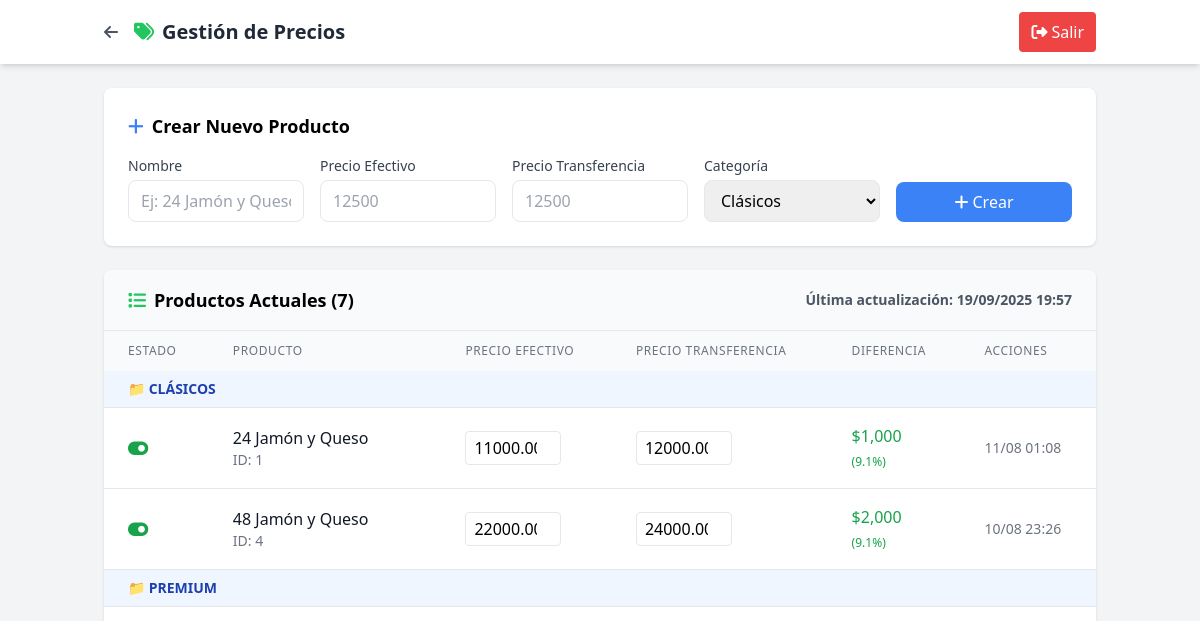
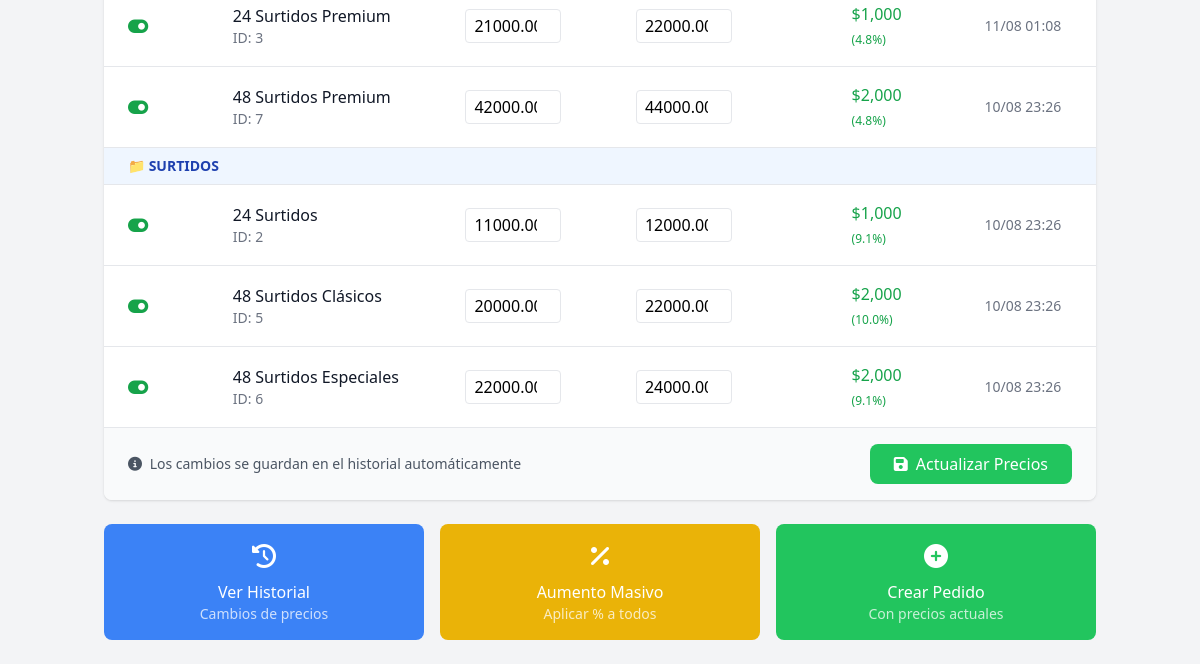
Before: /admin/modules/productos/index.php (signed in) with the older database file (2 pictures, top to bottom).
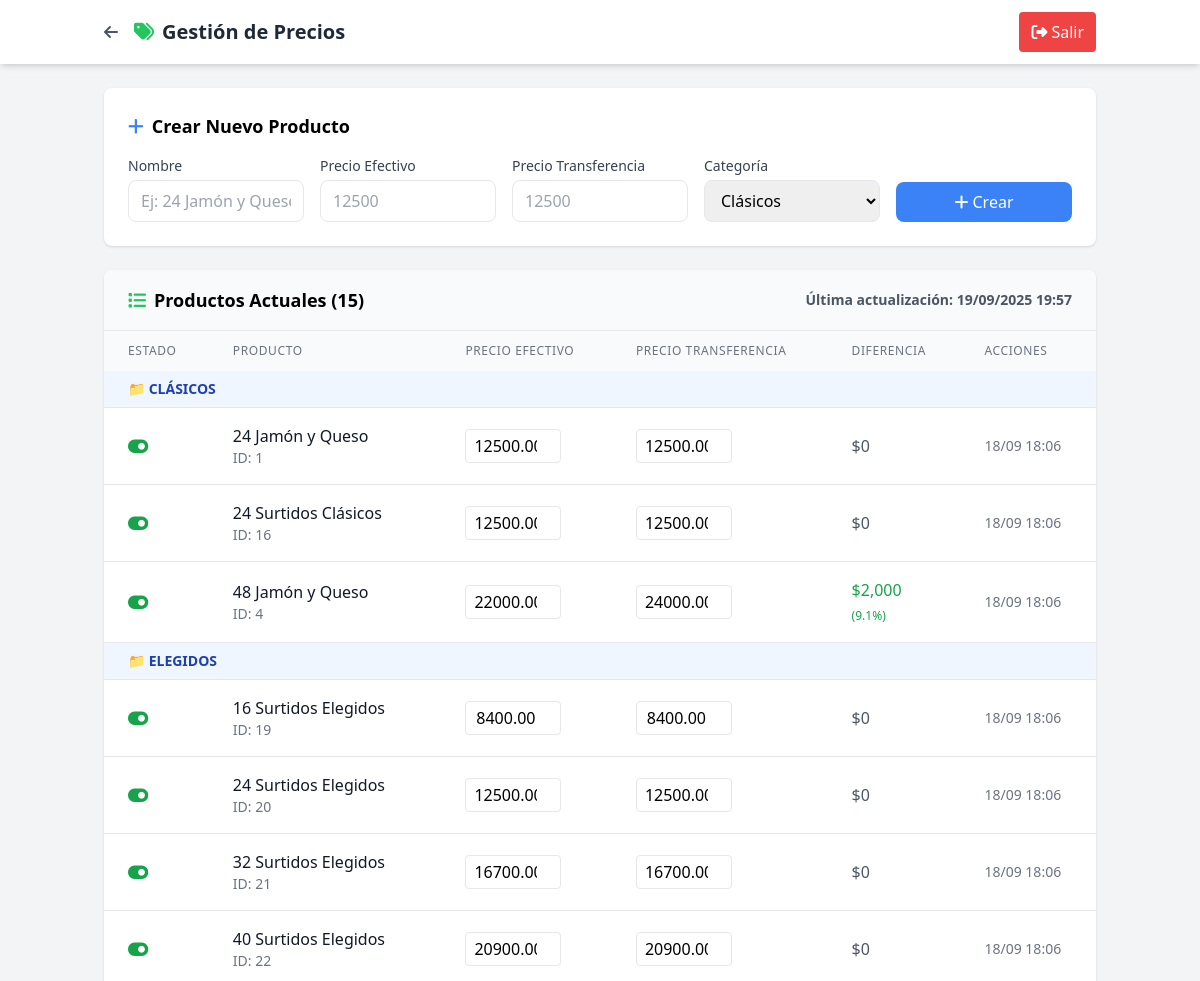
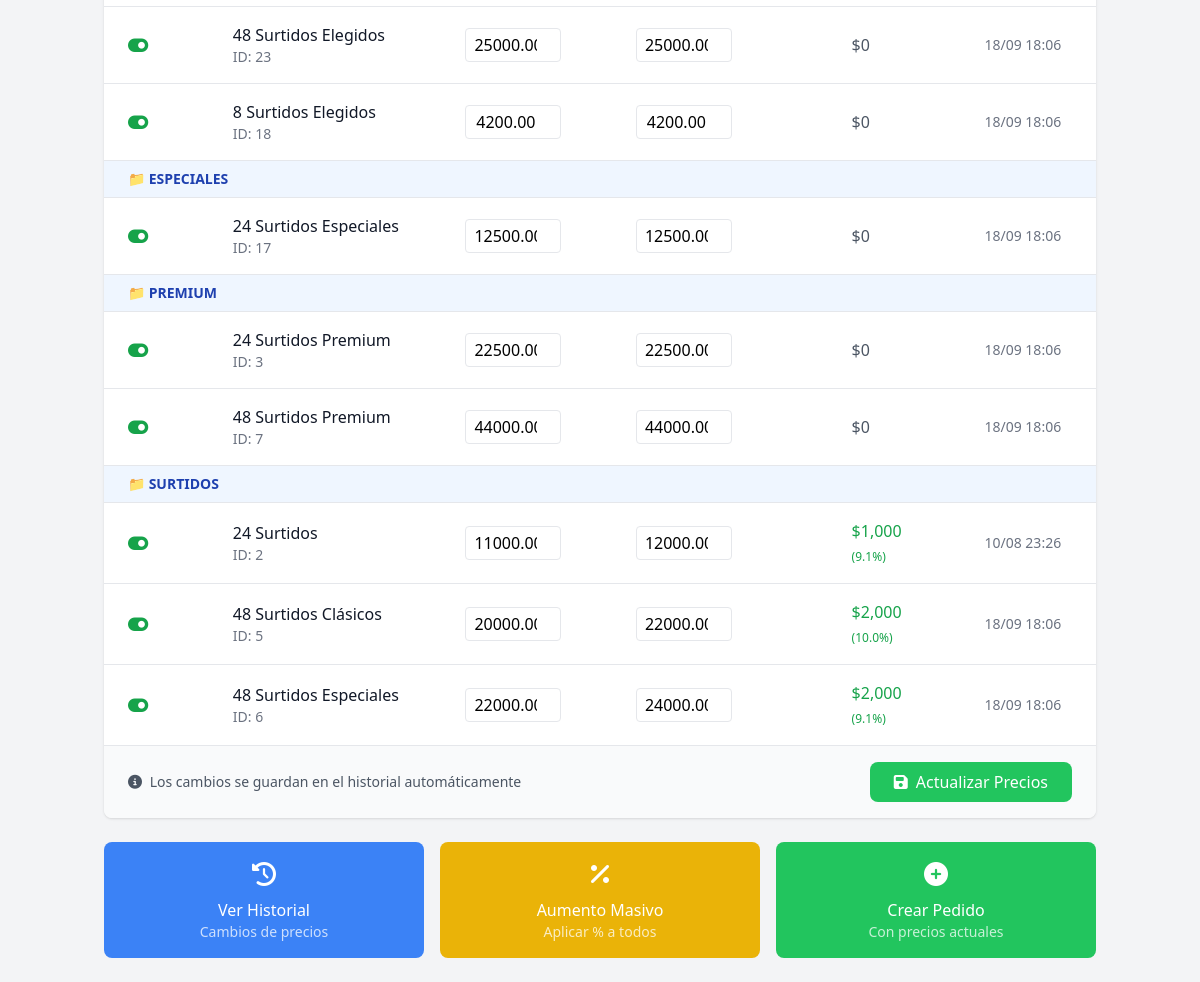
After: the same page with the newer database file (2 pictures, top to bottom).
### tables this page shows
CREATE TABLE `productos` (
  `id` int(11) NOT NULL,
  `nombre` varchar(100) NOT NULL,
  `precio_efectivo` decimal(10,2) NOT NULL,
  `precio_transferencia` decimal(10,2) NOT NULL,
  `activo` tinyint(1) DEFAULT 1,
  `categoria` varchar(50) DEFAULT 'Standard',
  `descripcion` text DEFAULT NULL,
  `imagen_url` varchar(255) DEFAULT NULL,
  `orden_mostrar` int(11) DEFAULT 0,
  `updated_by` varchar(100) DEFAULT NULL,
  `created_at` timestamp NULL DEFAULT current_timestamp(),
  `updated_at` timestamp NULL DEFAULT current_timestamp() ON UPDATE current_timestamp()
);

### admin/modules/productos/index.php (the view, shortened to what this page needs)
<?php
$pdo = getConnection();
$productos = $pdo->query("
    SELECT id, nombre, precio_efectivo, precio_transferencia, categoria, activo, updated_at
    FROM productos
    ORDER BY categoria, nombre
")->fetchAll();
?>
<!DOCTYPE html>
<html lang="es">
<head>
    <script src="https://cdn.tailwindcss.com"></script>
    <link rel="stylesheet" href="https://cdnjs.cloudflare.com/ajax/libs/font-awesome/6.4.0/css/all.min.css">
</head>
<body class="bg-gray-100">
    <header class="bg-white shadow-md">
        <div class="container mx-auto px-4 py-3 flex justify-between items-center">
            <div class="flex items-center">
                <a href="../../" class="text-gray-600 hover:text-gray-800 mr-4">
                    <i class="fas fa-arrow-left"></i>
                </a>
                <h1 class="text-xl font-bold text-gray-800">
                    <i class="fas fa-tags text-green-500 mr-2"></i>Gestión de Precios
                </h1>
            </div>
            <a href="../../logout.php" class="bg-red-500 hover:bg-red-600 text-white px-3 py-2 rounded">
                <i class="fas fa-sign-out-alt mr-1"></i>Salir
            </a>
        </div>
    </header>
    <main class="container mx-auto px-4 py-6">
        <div class="bg-white rounded-lg shadow p-6 mb-6">
            <h3 class="text-lg font-semibold mb-4">
                <i class="fas fa-plus text-blue-500 mr-2"></i>Crear Nuevo Producto
            </h3>
            <form method="POST" class="grid grid-cols-1 md:grid-cols-5 gap-4">
                <div>
                    <label class="block text-sm font-medium text-gray-700 mb-1">Nombre</label>
                    <input type="text" name="nombre_nuevo" required
                           placeholder="Ej: 24 Jamón y Queso"
                           class="w-full px-3 py-2 border rounded-lg focus:ring-2 focus:ring-blue-500">
                </div>
                <div>
                    <label class="block text-sm font-medium text-gray-700 mb-1">Precio Efectivo</label>
                    <input type="number" name="precio_efectivo_nuevo" required min="0" step="0.01"
                           placeholder="12500"
                           class="w-full px-3 py-2 border rounded-lg focus:ring-2 focus:ring-blue-500">
                </div>
                <div>
                    <label class="block text-sm font-medium text-gray-700 mb-1">Precio Transferencia</label>
                    <input type="number" name="precio_transferencia_nuevo" required min="0" step="0.01"
                           placeholder="12500"
                           class="w-full px-3 py-2 border rounded-lg focus:ring-2 focus:ring-blue-500">
                </div>
                <div>
                    <label class="block text-sm font-medium text-gray-700 mb-1">Categoría</label>
                    <select name="categoria_nueva" class="w-full px-3 py-2 border rounded-lg focus:ring-2 focus:ring-blue-500">
                        <option value="Clásicos">Clásicos</option>
                    </select>
                </div>
                <div class="flex items-end">
                    <button type="submit" name="crear_producto"
                            class="w-full bg-blue-500 hover:bg-blue-600 text-white px-4 py-2 rounded-lg font-medium">
                        <i class="fas fa-plus mr-1"></i>Crear
                    </button>
                </div>
            </form>
        </div>
        <div class="bg-white rounded-lg shadow overflow-hidden">
            <div class="bg-gray-50 px-6 py-4 border-b">
                <h3 class="text-lg font-semibold flex items-center justify-between">
                    <span><i class="fas fa-list text-green-500 mr-2"></i>Productos Actuales (<?= count($productos) ?>)</span>
                    <span class="text-sm text-gray-600">Última actualización: <?= date('d/m/Y H:i') ?></span>
                </h3>
            </div>
            <form method="POST" id="formActualizacion">
                <div class="overflow-x-auto">
                    <table class="min-w-full">
                        <thead class="bg-gray-50">
                            <tr>
                                <th class="px-6 py-3 text-left text-xs font-medium text-gray-500 uppercase tracking-wider">Estado</th>
                                <th class="px-6 py-3 text-left text-xs font-medium text-gray-500 uppercase tracking-wider">Producto</th>
                                <th class="px-6 py-3 text-left text-xs font-medium text-gray-500 uppercase tracking-wider">Precio Efectivo</th>
                                <th class="px-6 py-3 text-left text-xs font-medium text-gray-500 uppercase tracking-wider">Precio Transferencia</th>
                                <th class="px-6 py-3 text-left text-xs font-medium text-gray-500 uppercase tracking-wider">Diferencia</th>
                                <th class="px-6 py-3 text-left text-xs font-medium text-gray-500 uppercase tracking-wider">Acciones</th>
                            </tr>
                        </thead>
                        <tbody class="bg-white divide-y divide-gray-200">
                            <?php
                            $categoria_actual = '';
                            foreach ($productos as $producto):
                                $diferencia = $producto['precio_transferencia'] - $producto['precio_efectivo'];
                                $porcentaje_diferencia = $producto['precio_efectivo'] > 0 ? ($diferencia / $producto['precio_efectivo']) * 100 : 0;
                                if ($categoria_actual !== $producto['categoria']):
                                    $categoria_actual = $producto['categoria'];
                            ?>
                                <tr class="bg-blue-50">
                                    <td colspan="6" class="px-6 py-2 text-sm font-semibold text-blue-800 uppercase">
                                        📁 <?= htmlspecialchars($categoria_actual ?: 'Sin categoría') ?>
                                    </td>
                                </tr>
                            <?php endif; ?>
                            <tr class="<?= $producto['activo'] ? 'hover:bg-gray-50' : 'bg-gray-100 opacity-75' ?>">
                                <td class="px-6 py-4 whitespace-nowrap">
                                    <form method="POST" class="inline">
                                        <button type="submit" name="toggle_activo"
                                                class="<?= $producto['activo'] ? 'text-green-600 hover:text-red-600' : 'text-red-600 hover:text-green-600' ?> text-lg"
                                                title="<?= $producto['activo'] ? 'Desactivar' : 'Activar' ?>">
                                            <i class="fas <?= $producto['activo'] ? 'fa-toggle-on' : 'fa-toggle-off' ?>"></i>
                                        </button>
                                    </form>
                                </td>
                                <td class="px-6 py-4">
                                    <div class="font-medium text-gray-900"><?= htmlspecialchars($producto['nombre']) ?></div>
                                    <div class="text-sm text-gray-500">ID: <?= $producto['id'] ?></div>
                                </td>
                                <td class="px-6 py-4 whitespace-nowrap">
                                    <input type="number"
                                           name="productos[<?= $producto['id'] ?>][precio_efectivo]"
                                           value="<?= $producto['precio_efectivo'] ?>"
                                           min="0" step="0.01"
                                           class="w-24 px-2 py-1 border rounded text-center focus:ring-2 focus:ring-green-500"
                                           <?= $producto['activo'] ? '' : 'disabled' ?>>
                                </td>
                                <td class="px-6 py-4 whitespace-nowrap">
                                    <input type="number"
                                           name="productos[<?= $producto['id'] ?>][precio_transferencia]"
                                           value="<?= $producto['precio_transferencia'] ?>"
                                           min="0" step="0.01"
                                           class="w-24 px-2 py-1 border rounded text-center focus:ring-2 focus:ring-green-500"
                                           <?= $producto['activo'] ? '' : 'disabled' ?>>
                                </td>
                                <td class="px-6 py-4 whitespace-nowrap">
                                    <span class="<?= $diferencia > 0 ? 'text-green-600' : ($diferencia < 0 ? 'text-red-600' : 'text-gray-600') ?>">
                                        $<?= number_format(abs($diferencia)) ?>
                                        <?php if ($porcentaje_diferencia != 0): ?>
                                            <br><span class="text-xs">(<?= number_format($porcentaje_diferencia, 1) ?>%)</span>
                                        <?php endif; ?>
                                    </span>
                                </td>
                                <td class="px-6 py-4 whitespace-nowrap text-sm">
                                    <span class="text-gray-500">
                                        <?= date('d/m H:i', strtotime($producto['updated_at'])) ?>
                                    </span>
                                </td>
                            </tr>
                            <?php endforeach; ?>
                        </tbody>
                    </table>
                </div>
                <div class="bg-gray-50 px-6 py-4 border-t">
                    <div class="flex justify-between items-center">
                        <div class="text-sm text-gray-600">
                            <i class="fas fa-info-circle mr-1"></i>
                            Los cambios se guardan en el historial automáticamente
                        </div>
                        <button type="submit" name="actualizar_masivo"
                                class="bg-green-500 hover:bg-green-600 text-white px-6 py-2 rounded-lg font-medium"
                                onclick="return confirm('¿Actualizar todos los precios modificados?')">
                            <i class="fas fa-save mr-2"></i>Actualizar Precios
                        </button>
                    </div>
                </div>
            </form>
        </div>
        <div class="mt-6 grid grid-cols-1 md:grid-cols-3 gap-4">
            <a href="historial.php" class="bg-blue-500 hover:bg-blue-600 text-white p-4 rounded-lg text-center">
                <i class="fas fa-history text-2xl mb-2"></i>
                <div class="font-medium">Ver Historial</div>
                <div class="text-sm opacity-75">Cambios de precios</div>
            </a>
            <button onclick="aplicarAumentoMasivo()"
                    class="bg-yellow-500 hover:bg-yellow-600 text-white p-4 rounded-lg text-center">
                <i class="fas fa-percentage text-2xl mb-2"></i>
                <div class="font-medium">Aumento Masivo</div>
                <div class="text-sm opacity-75">Aplicar % a todos</div>
            </button>
            <a href="../pedidos/crear_pedido.php" class="bg-green-500 hover:bg-green-600 text-white p-4 rounded-lg text-center">
                <i class="fas fa-plus-circle text-2xl mb-2"></i>
                <div class="font-medium">Crear Pedido</div>
                <div class="text-sm opacity-75">Con precios actuales</div>
            </a>
        </div>
    </main>
</body>
</html>

Changed rows visible on the page:
changed productos "24 Jamón y Queso": precio_efectivo "11000.00" → "12500.00"; id+precio_transferencia+activo "12000.00" → "12500.00"; precio_transferencia 12000 → 12500 (drawn); abs($diferencia) "1,000" → "0"; updated_at "11/08 01:08" → "18/09 18:06"; porcentaje_diferencia "9.1" → (not shown)
added productos: nombre "24 Surtidos Clásicos", id "16", precio_efectivo "12500.00", id+precio_transferencia+activo "12500.00", abs($diferencia) "0", updated_at "18/09 18:06"
changed productos "48 Jamón y Queso": updated_at "10/08 23:26" → "18/09 18:06"
added productos: categoria "ELEGIDOS", nombre "16 Surtidos Elegidos", id "19", precio_efectivo "8400.00", id+precio_transferencia+activo "8400.00", abs($diferencia) "0", updated_at "18/09 18:06"
added productos: nombre "24 Surtidos Elegidos", id "20", precio_efectivo "12500.00", id+precio_transferencia+activo "12500.00", abs($diferencia) "0", updated_at "18/09 18:06"
added productos: nombre "32 Surtidos Elegidos", id "21", precio_efectivo "16700.00", id+precio_transferencia+activo "16700.00", abs($diferencia) "0", updated_at "18/09 18:06"
added productos: nombre "40 Surtidos Elegidos", id "22", precio_efectivo "20900.00", id+precio_transferencia+activo "20900.00", abs($diferencia) "0", updated_at "18/09 18:06"
added productos: nombre "48 Surtidos Elegidos", id "23", precio_efectivo "25000.00", id+precio_transferencia+activo "25000.00", abs($diferencia) "0", updated_at "18/09 18:06"
added productos: nombre "8 Surtidos Elegidos", id "18", precio_efectivo "4200.00", id+precio_transferencia+activo "4200.00", abs($diferencia) "0", updated_at "18/09 18:06"
added productos: categoria "ESPECIALES", nombre "24 Surtidos Especiales", id "17", precio_efectivo "12500.00", id+precio_transferencia+activo "12500.00", abs($diferencia) "0", updated_at "18/09 18:06"
changed productos "24 Surtidos Premium": precio_efectivo "21000.00" → "22500.00"; id+precio_transferencia+activo "22000.00" → "22500.00"; precio_transferencia 22000 → 22500 (drawn); abs($diferencia) "1,000" → "0"; updated_at "11/08 01:08" → "18/09 18:06"; porcentaje_diferencia "4.8" → (not shown)
changed productos "48 Surtidos Premium": precio_efectivo "42000.00" → "44000.00"; abs($diferencia) "2,000" → "0"; updated_at "10/08 23:26" → "18/09 18:06"; porcentaje_diferencia "4.8" → (not shown)
changed productos "48 Surtidos Clásicos": updated_at "10/08 23:26" → "18/09 18:06"
changed productos "48 Surtidos Especiales": updated_at "10/08 23:26" → "18/09 18:06"
Other visible differences:
count($productos): "7" → "15"
